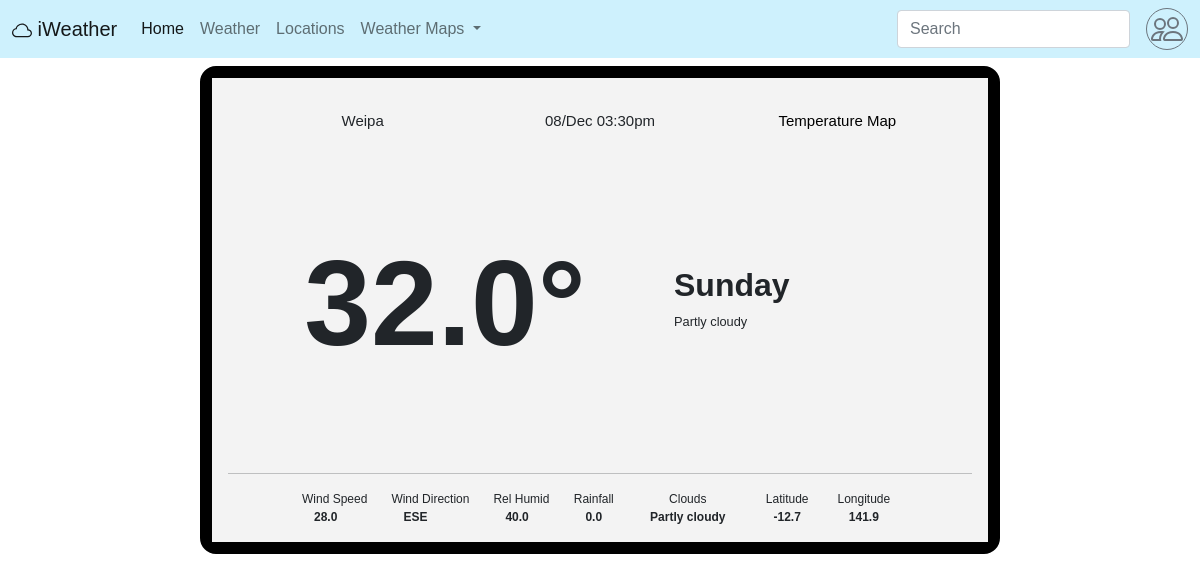
Screenshot of /weather/Weipa with the database file from the repository.
### tables this page shows
CREATE TABLE locations(
id INTEGER PRIMARY KEY,
name TEXT,
date TEXT,
temp REAL, 
wind_speed REAL,
wind_dir TEXT,
humidity REAL, 
rain REAL,
cloud TEXT,
lat TEXT,
long TEXT

);

### app.py (the view)
@app.route('/weather/<id>')
def weatherloc(id):
    data, headers = sql_retrieve_location_name(id)
    month = time.asctime()[4:7]
    curr_date = date.today()
    day = calendar.day_name[curr_date.weekday()]
    return render_template("locweather.html", data=data, headers=headers, month=month, day=day)

### app.py (called while the page is built)
@app.context_processor
def weather_search_names():
    glob_weather_data = sql_retrieve_weather_name()
    return dict(glob_weather_data=glob_weather_data)

def sql_retrieve_weather_name():
    connie = dbcon.connect()
    c = connie.cursor()
    sql_code = "SELECT name FROM locations ORDER BY name"
    c.execute(sql_code)
    weather_data = c.fetchall()
    return weather_data

def sql_retrieve_location_name(name):
    con = dbcon.connect()
    c = con.cursor()
    sql_code = """SELECT name AS 'Location', date AS 'Last Checked',
    CASE WHEN temp  IS NULL THEN 'N/A' ELSE temp END AS 'Air Temperature',
        wind_speed AS 'Wind Speed', wind_dir AS 'Wind Direction', humidity AS 'Relative Humidity', rain AS 'Rain',
         cloud AS 'Cloud', lat AS 'Latitude', long AS 'Longitude'
         FROM locations WHERE UPPER(name) = UPPER(?) AND UPPER(name) NOT LIKE 'PORTABLE%'"""
    c.execute(sql_code, (name,))
    locations = c.fetchall()
    headers = [i[0] for i in c.description]
    return (locations, headers)

### dbcon.py (called while the page is built)
def connect():
    con = sqlite3.connect('weather.db')
    return con

### templates/locweather.html (shortened to what this page needs)
{% extends 'base.html' %}
{% block content %}
    {% for item in data %}
        <body class="cloudy">
        <div class="container py-2">
            <div class="card">
                <div class="row">
                    <div class="col-12 left">
                        <div class="row top">
                            <div class="col head">{{ item[0] }}</div>
                            <div class="col head">{{ item[1][0:3] }}{{ month }} {{ item[1][3:] }}</div>
                            <div class="col head"><a
                                    href="{{ url_for('maps', type="temperature", lat=item[8], long=item[9], zoom="10") }}"
                                    class="normhref">Temperature Map</a></div>
                        </div>
                        <div class="row">
                            <div class="col-7 temp">{{ item[2] }}&deg;</div>
                            <div class="col-5 time">
                                <h2><b>{{ day }}</b></h2>
                                {% if item[7] == "-" %}
                                    <p>Clear Skies</p>
                                {% else %}
                                    <p>{{ item[7] }}</p>
                                {% endif %}
                            </div>
                        </div>
                        <div class="col">
                            <hr>
                        </div>
                        <div class="row bottom">
                            <div class="col-md-1"></div>
                            <div class="col-md-auto">
                                <div class="row">Wind Speed</div>
                                <div class="row"><b>{{ item[3] }}</b></div>
                            </div>
                            <div class="col-md-auto">
                                <div class="row">Wind Direction</div>
                                <div class="row"><b>{{ item[4] }}</b></div>
                            </div>
                            <div class="col-md-auto">
                                <div class="row">Rel Humid</div>
                                <div class="row"><b>{{ item[5] }}</b></div>
                            </div>
                            <div class="col-md-auto">
                                <div class="row">Rainfall</div>
                                <div class="row"><b>{{ item[6] }}</b></div>
                            </div>
                            <div class="col-md-auto">
                                <div class="row">Clouds</div>
                                {% if item[7] == "-" %}
                                <div class="row"><b>Clear Skies</b></div>
                                {% else %}
                                <div class="row"><b>{{ item[7] }}</b></div>
                                {% endif %}
                            </div>
                            <div class="col-md-auto">
                                <div class="row">Latitude</div>
                                <div class="row"><b>{{ item[8] }}</b></div>
                            </div>
                            <div class="col-md-auto">
                                <div class="row">Longitude</div>
                                <div class="row"><b>{{ item[9] }}</b></div>
                            </div>
                        </div>
                    </div>
                </div>
            </div>
        </div>
        </body>
    {% endfor %}
{% endblock content %}

### templates/base.html (shortened to what this page needs)
<!doctype html>
<html lang="en">
<head>
    <link href="https://cdn.jsdelivr.net/npm/bootstrap@5.0.1/dist/css/bootstrap.min.css" rel="stylesheet"
>
</head>
<body>
<nav class="navbar navbar-expand-lg navbar-light navblue">
    <div class="container-fluid">
        <a class="navbar-brand" href="{{ url_for('home') }}">
            iWeather
        </a>
        <div class="collapse navbar-collapse" id="navbarSupportedContent">
            <ul class="navbar-nav me-auto mb-2 mb-lg-0">
                <li class="nav-item">
                    <a class="nav-link active" aria-current="page" href="{{ url_for('home') }}">Home</a>
                </li>
                <li class="nav-item">
                    <a class="nav-link" href="{{ url_for('weather') }}">Weather</a>
                </li>
                <li class="nav-item">
                    <a class="nav-link" href="{{ url_for('locations') }}">Locations</a>
                </li>
                <li class="nav-item dropdown">
                    <a class="nav-link dropdown-toggle" href="#" id="navbarDropdown" role="button"
                       data-bs-toggle="dropdown" aria-expanded="false">
                        Weather Maps
                    </a>
                </li>
            </ul>
            <div class="d-flex">
                <input class="form-control me-2" list="datalistOptions" id="search" placeholder="Search" name="search"
                       onchange="go_to_loc(this.value)">
            </div>
            {% if current_user.is_anonymous %}
                <a href="{{ url_for('login') }}">
                    <button type="button" class="btn btn-outline-secondary ms-2 p-1" style="border-radius: 50px">
                    </button>
                </a>
            {% endif %}
        </div>
    </div>
</nav>
{% block content %}
{% endblock content %}
</body>
</html>

### templates/base.html (style rules this page uses)
.navblue { background-color: #cef1fd; }

### rows the page displays
locations: name "Weipa", date "08/", month "Dec", date "03:30pm", temp "32.0", day "Sunday", cloud "Partly cloudy", wind_speed "28.0", wind_dir "ESE", humidity "40.0", rain "0.0", lat "-12.7", long "141.9"
